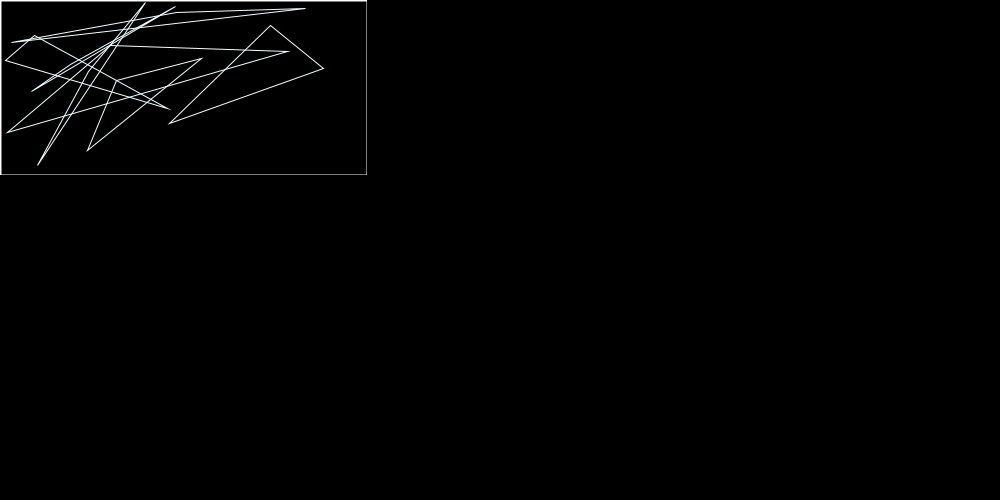
Frame 1 (no input)
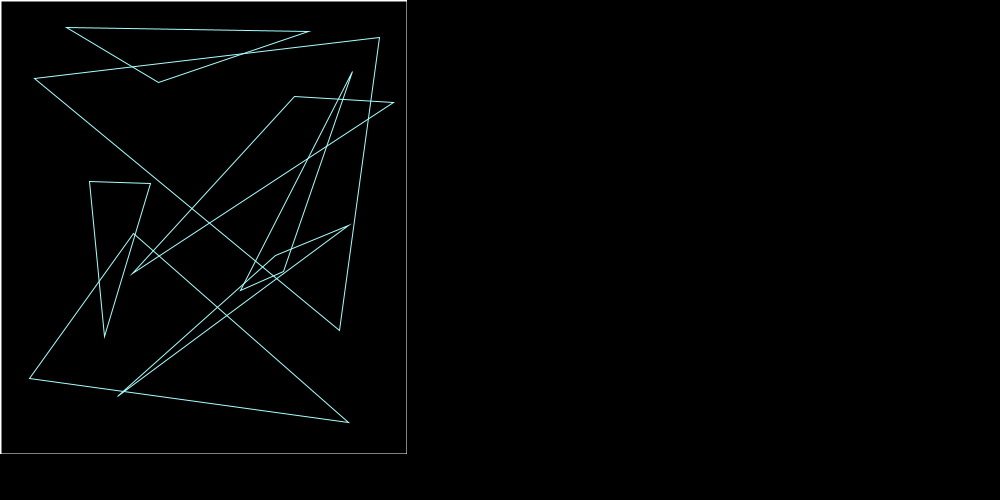
Frame 60 (the mouse pressed at the canvas centre just before this capture)
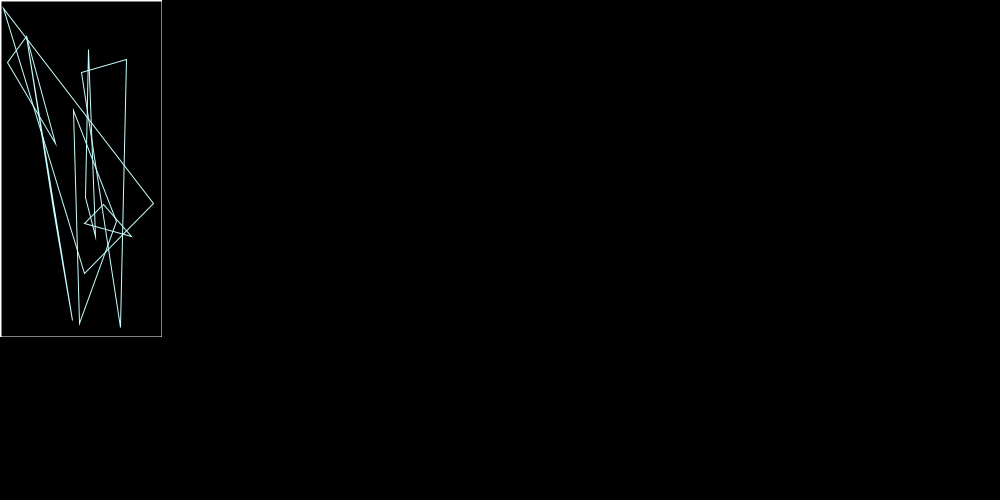
Frame 120 (the mouse held since frame 60 and released just before this capture)

The Processing sketch that drew these frames (run headless with seeded random() and noise(); from frame 60 on, the mouse is pressed at the canvas centre):

// Processing sketch: resizer_resizer_eliza
// ── resizer_resizer_eliza.pde
ArrayList<PGraphics> srcImages;
ArrayList<PGraphics> dstImages;
float timeNow = 0;
float timeLast = 0;
float timeDelta = 0;
float timeAccum = 0;
void setup() {
  size(1000,500);
  
  srcImages = new ArrayList<PGraphics>();
  for(int i = 0; i < 5; i += 1) {
    srcImages.add(makeRandomGraphics());
  }
  dstImages = new ArrayList<PGraphics>();
  colorMode(HSB);
  
}

PGraphics makeRandomGraphics() {
  PGraphics img = createGraphics(floor(random(width/8,width/2)), floor(random(height/8,height)));
  img.beginDraw();
  img.colorMode(HSB);
    img.stroke(color(random(255), 255,255));
     img.noFill();
  img.beginShape(TRIANGLES);
  for (int i = 0; i < 21; i += 1) {
    float x1 = random(0, img.width);
    float y1 = random(0,img.height);
    img.vertex(x1,y1);
    

    
    
  }
  img.endShape(CLOSE);
  
  img.noFill();
  img.stroke(255);
  img.strokeWeight(2);
  img.rect(0,0,img.width,img.height);
  img.strokeWeight(1);
  img.endDraw();
  
  return img;
}

int srcImageIndex = 0;
void draw() {
  timeNow = millis();
  timeDelta = timeNow - timeLast;
  timeLast = timeNow;
  timeAccum += timeDelta;
  background(0);
  
  image(srcImages.get(srcImageIndex),0,0);
  if (timeAccum > 1000) {
    srcImageIndex = (srcImageIndex + 1) % srcImages.size();
    timeAccum = 0;
  }
}
